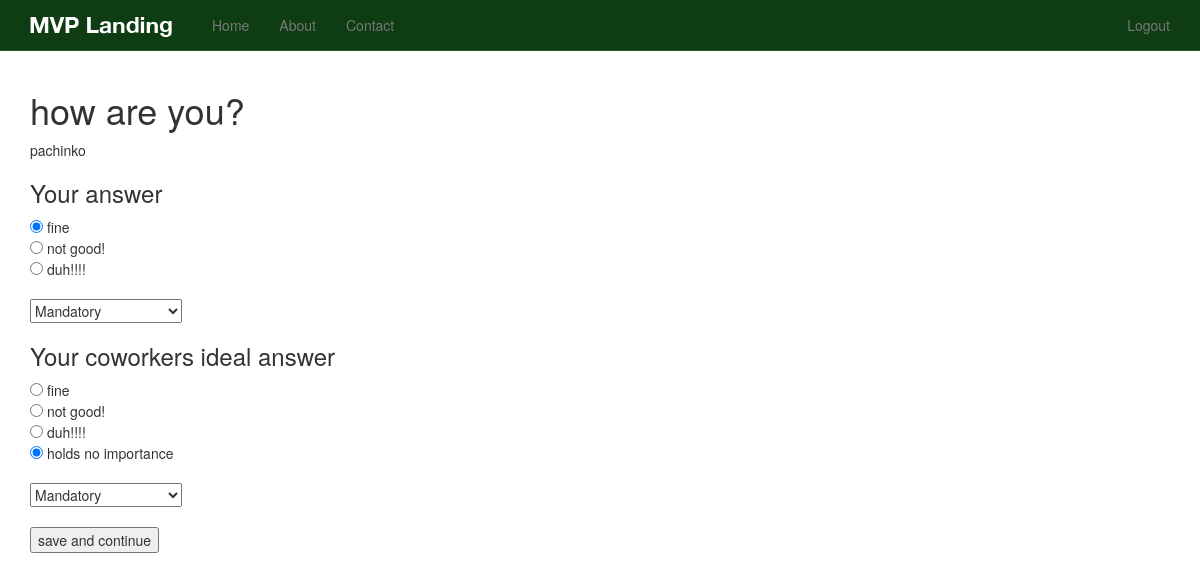
Page /question/1/ (signed in) on the earlier database version.
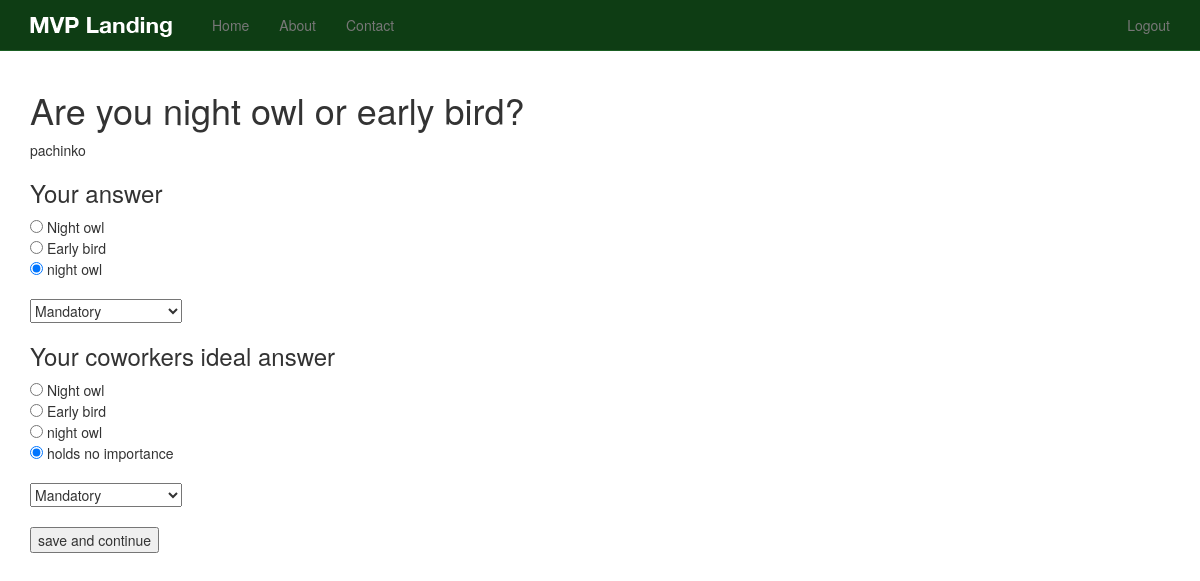
Same page on the later database version.
### questions/models.py (models this page shows, shortened)
class Question(models.Model):
	text = models.TextField()
	active = models.BooleanField(default=True)
	draft = models.BooleanField(default=False)
	timestamp = models.DateTimeField(auto_now_add=True, auto_now=False)

class UserAnswer(models.Model):
	user = models.ForeignKey(settings.AUTH_USER_MODEL)
	question = models.ForeignKey(Question)
	my_answer = models.ForeignKey(Answer, related_name='user_answer')
	my_answer_importance = models.CharField(max_length=50, choices=LEVELS)
	my_points = models.IntegerField(default=-1)
	their_answer = models.ForeignKey(Answer, null=True, blank=True, related_name='match_answer')
	their_importance_level = models.CharField(max_length=50, choices=LEVELS)
	their_points = models.IntegerField(default=-1)
	timestamp = models.DateTimeField(auto_now_add=True, auto_now=False)

class Answer(models.Model):
	question = models.ForeignKey(Question)
	text = models.CharField(max_length=120)
	active = models.BooleanField(default=True)
	draft = models.BooleanField(default=False)
	timestamp = models.DateTimeField(auto_now_add=True, auto_now=False)

### questions/views.py (the view, shortened to what this page needs)
# urls.py: url(r'^question/(?P<id>\d+)/$', 'questions.views.single', name='question_single'),
def single(request, id):
	if request.user.is_authenticated():
		print(id)
		queryset = Question.objects.all().order_by('-timestamp')
		instance = get_object_or_404(Question, id=id)
		try:
			user_answer = UserAnswer.objects.get(user=request.user, question=instance)
		except UserAnswer.DoesNotExist:
			user_answer = UserAnswer()
		except UserAnswer.MultipleObjectsReturned:
			user_answer = UserAnswer.objects.filter(user=request.user, question=instance)[0]
		except:
			user_answer = UserAnswer()
		form = UserResponseXXXX(request.POST or None)
		context = {
			"form": form,
			"instance": instance,
			"user_answer": user_answer,
		}
		return render(request, "questions/single.html", context)
	else:
		raise Http404

### questions/forms.py (shortened to what this page needs)
class UserResponseXXXX(forms.Form):
    question_id = forms.IntegerField()
    answer_id = forms.IntegerField()
    their_answer_id = forms.IntegerField()
    importance_level = forms.ChoiceField(choices=LEVELS)
    their_importance_level = forms.ChoiceField(choices=LEVELS)

### templates/questions/single.html (shortened to what this page needs)
{% extends "base.html" %}
{% block content %}
<form method='POST' action=''> {% csrf_token %}
<h1>{{instance.text}}</h1>
{{ user_answer.user }}
<h3> Your answer </h3>
{% for ans in instance.answer_set.all %}
<input type='radio' name='answer_id' value='{{ ans.id }}' {% if user_answer.my_answer.id == ans.id %}checked=checked{% endif %}
/> {{ans.text}} <br/>
{% endfor %}
<br>
{{ form.importance_level }}
<h3>Your coworkers ideal answer</h3>
{% for ans in instance.answer_set.all %}
<input type='radio' name='their_answer_id' value='{{ ans.id }}'
{% if user_answer.their_answer.id == ans.id %}checked=checked{% endif %}
/> {{ans.text}} <br/>
{% endfor %}
    <input type='radio' name='their_answer_id' value='-1' checked=checked/> holds no importance <br/>
<br>
{{ form.their_importance_level }}
<br>
<br>
<input type='submit' value = 'save and continue' />
</form>
{% endblock %}

### templates/base.html (shortened to what this page needs)
{% load staticfiles %}
<!DOCTYPE html>
<html lang="en">
  <head>
    {% include 'head_css.html' %}
  </head>
  <body>
  {% include 'navbar.html' %}
    <div class="container">
            {% block content %}
            {% endblock %}
    </div>
  </body>
</html>

### templates/head_css.html
{% load staticfiles %}
    <link rel="stylesheet" href="//maxcdn.bootstrapcdn.com/font-awesome/4.3.0/css/font-awesome.min.css">
    <link href="{% static 'css/bootstrap.min.css' %}" rel="stylesheet">
    <link href="{% static 'css/navbar-static-top.css' %}" rel="stylesheet">
     <link href="{% static 'css/custom.css' %}" rel="stylesheet">

### templates/navbar.html (shortened to what this page needs)
   {% load staticfiles %}
    <nav class="navbar navbar-default navbar-static-top">
      <div class="container">
        <div class="navbar-header">
          <a class="navbar-brand" href="{% url 'home' %}"><img src="{% static 'img/mvp_landing_logo.png' %}" /></a>
        </div>
        <div id="navbar" class="navbar-collapse collapse">
          <ul class="nav navbar-nav">
            <li><a href="{% url 'home' %}">Home</a></li>
            <li><a href="{% url 'about' %}">About</a></li>
            <li><a href="{% url 'contact' %}">Contact</a></li>
          </ul>
          <ul class="nav navbar-nav navbar-right">
          {% if request.user.is_authenticated %}
            <li><a href="{% url 'auth_logout' %}">Logout</a></li>
            {% else %}
            <li><a href="{% url 'registration_register' %}">Register</a></li>
            {% endif %}
          </ul>
        </div>
      </div>
    </nav>

### templates/javascript.html (shortened to what this page needs)
{% load staticfiles %}

### static_in_pro/our_static/css/navbar-static-top.css (style rules this page uses)
body { min-height: 1000px; }
.navbar-static-top { margin-bottom: 19px; background-color: #0E3D14; border-color: #1A5F23; }
.navbar-default .navbar-brand { color: #FFF; }

Differences in the rows shown:
removed Answer: answer_id "☑", text "fine"
removed Answer: text "not good!"
removed Answer: text "duh!!!!"
changed Question: text "how are you?" → "Are you night owl or early bird?"
added Answer: text "Night owl"
added Answer: text "Early bird"
added Answer: answer_id "☑", text "night owl"
